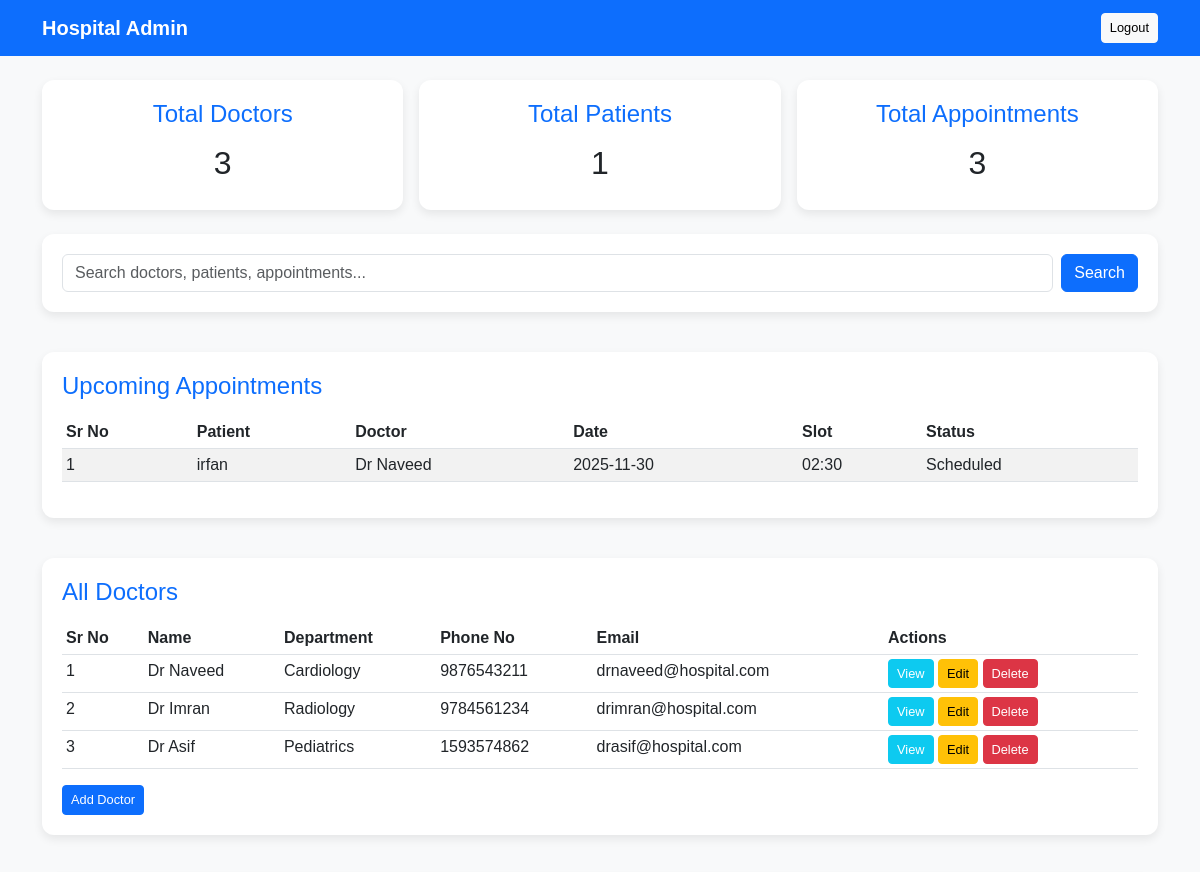
The app's page /admin/dashboard (signed in, upper part), older data.
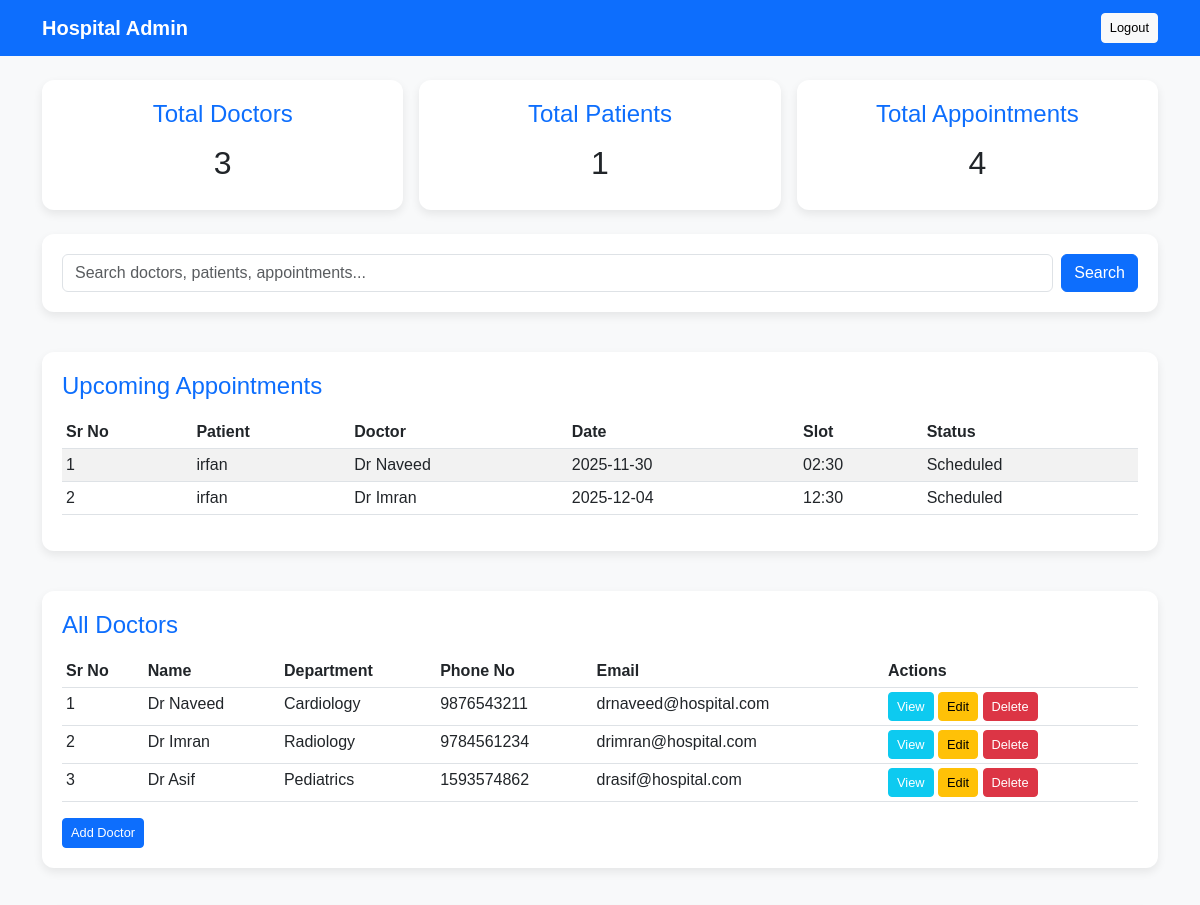
The same page, newer data.
### application/models.py (models this page shows)
class Appointment(db.Model):
    id = db.Column(db.Integer, primary_key=True)
    patient_id = db.Column(db.Integer, db.ForeignKey('patient.id'))
    doctor_id = db.Column(db.Integer, db.ForeignKey('doctor.id'))
    department_id = db.Column(db.Integer, db.ForeignKey('department.id'))
    date = db.Column(db.String(20))
    slot = db.Column(db.String(20))
    status = db.Column(db.String(20), default='Scheduled')
    doctor = db.relationship('Doctor', backref='appointments')
    department = db.relationship('Department', backref='appointments')
    patient = db.relationship('Patient', backref='appointments')

class Patient(db.Model):
    id = db.Column(db.Integer, primary_key=True)
    name = db.Column(db.String(100), nullable=False)
    email = db.Column(db.String(100), unique=True)
    phone = db.Column(db.String(20))
    user_id = db.Column(db.Integer, db.ForeignKey('user.id'))

class Doctor(db.Model):
    id = db.Column(db.Integer, primary_key=True)
    name = db.Column(db.String(100), nullable=False)
    email = db.Column(db.String(100), unique=True)
    phone = db.Column(db.String(20), nullable=False)
    experience = db.Column(db.Integer)
    details = db.Column(db.Text)
    available_slots = db.Column(db.Text)  # Could store JSON string for slots
    department_id = db.Column(db.Integer, db.ForeignKey('department.id'))
    department = db.relationship('Department', backref='doctors')

class Department(db.Model):
    id = db.Column(db.Integer, primary_key=True)
    name = db.Column(db.String(100), nullable=False)
    details = db.Column(db.Text)

### application/controllers.py (the view)
    @app.route('/admin/dashboard')
    def admin_dashboard():
        if 'role' not in session or session['role'] != 'admin':
            flash("Access denied!", "danger")
            return redirect(url_for('login'))
        doctors = Doctor.query.all()
        patients = Patient.query.all()
        total_doctors = len(doctors)
        total_patients = len(patients)
        total_appointments = Appointment.query.count()
        departments = Department.query.all()
        upcoming_appointments = Appointment.query.filter_by(status='Scheduled')\
                                                .order_by(Appointment.date.asc()).all()
        appointment_history = Appointment.query.filter(
            Appointment.status.in_(['Completed', 'Cancelled'])
        ).order_by(Appointment.date.desc()).all()
        return render_template(
            'admin_dash.html',
            doctors=doctors,
            patients=patients,
            total_doctors=total_doctors,
            departments=departments,
            total_patients=total_patients,
            total_appointments=total_appointments,
            upcoming_appointments=upcoming_appointments,
            appointment_history=appointment_history  # added
        )

### templates/admin_dash.html (shortened to what this page needs)
<!DOCTYPE html>
<html lang="en">
<head>
    <link href="https://cdn.jsdelivr.net/npm/bootstrap@5.3.0/dist/css/bootstrap.min.css" rel="stylesheet">
</head>
<body>
<nav class="navbar navbar-expand-lg">
    <div class="container">
        <a class="navbar-brand" href="#">Hospital Admin</a>
        <div class="ms-auto">
            <a href="/logout" class="btn btn-light btn-sm">Logout</a>
        </div>
    </div>
</nav>
<div class="container mt-4">
    <div class="row g-3">
        <div class="col-md-4">
            <div class="dashboard-card text-center">
                <h4>Total Doctors</h4>
                <h2>{{ total_doctors }}</h2>
            </div>
        </div>
        <div class="col-md-4">
            <div class="dashboard-card text-center">
                <h4>Total Patients</h4>
                <h2>{{ total_patients }}</h2>
            </div>
        </div>
        <div class="col-md-4">
            <div class="dashboard-card text-center">
                <h4>Total Appointments</h4>
                <h2>{{ total_appointments }}</h2>
            </div>
        </div>
    </div>
    <div class="mt-4">
        <div class="table-section">
            <form action="/admin/search" method="GET" class="d-flex">
                <input type="text" name="query" class="form-control" placeholder="Search doctors, patients, appointments...">
                <button class="btn btn-primary ms-2">Search</button>
            </form>
        </div>
    </div>
    <div class="table-section">
        <h4>Upcoming Appointments</h4>
        <table class="table table-striped table-sm">
            <thead>
                <tr>
                    <th>Sr No</th>
                    <th>Patient</th>
                    <th>Doctor</th>
                    <th>Date</th>
                    <th>Slot</th>
                    <th>Status</th>
                </tr>
            </thead>
            <tbody>
                {% for appt in upcoming_appointments %}
                <tr>
                    <td>{{ loop.index }}</td>
                    <td>{{ appt.patient.name }}</td>
                    <td>{{ appt.doctor.name }}</td>
                    <td>{{ appt.date }}</td>
                    <td>{{ appt.slot }}</td>
                    <td>{{ appt.status }}</td>
                </tr>
                {% endfor %}
            </tbody>
        </table>
    </div>
    <div class="table-section">
        <h4>All Doctors</h4>
        <table class="table table-hover table-sm">
            <thead>
                <tr>
                    <th>Sr No</th>
                    <th>Name</th>
                    <th>Department</th>
                    <th>Phone No</th>
                    <th>Email</th>
                    <th>Actions</th>
                </tr>
            </thead>
            <tbody>
                {% for doctor in doctors %}
                <tr>
                    <td>{{ loop.index }}</td>
                    <td>{{ doctor.name }}</td>
                    <td>{{ doctor.department.name }}</td>
                    <td>{{ doctor.phone }}</td>
                    <td>{{ doctor.email }}</td>
                    <td>
                        <a href="/admin/doctor/{{ doctor.id }}" class="btn btn-sm btn-info text-white">View</a>
                        <a href="/admin/doctor/edit/{{ doctor.id }}" class="btn btn-sm btn-warning">Edit</a>
                        <a href="/admin/doctor/delete/{{ doctor.id }}" class="btn btn-sm btn-danger">Delete</a>
                    </td>
                </tr>
                {% endfor %}
            </tbody>
        </table>
        <a href="/admin/doctor/add" class="btn btn-primary btn-sm">Add Doctor</a>
    </div>
</div>
</body>
</html>

Row changes from the older to the newer data that the page shows:
added Appointment: patient.name "irfan", doctor.name "Dr Imran", date "2025-12-04", slot "12:30", status "Scheduled"
Text that changed along with them:
{{ total_appointments }}: "3" → "4"
